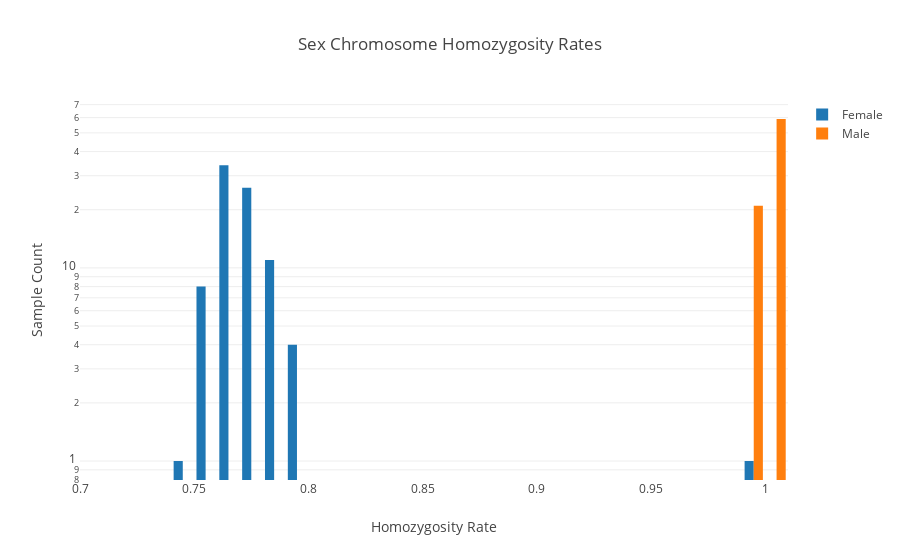

The cell this chart's notebook holds for it:
### Markdown cell above
Homozygosity rates on X chromosomes for men are expected to be near 1 because there should be no second X chromsome for which alternate alleles can exist (outside of the pseudoautosomal region).  An analysis of the HapMap Phase III data (the same data being used here) in [Inference of Unexpected Genetic Relatedness among Individuals in HapMap Phase III](https://www.cell.com/ajhg/fulltext/S0002-9297(10)00427-1#secd9962300e927) showed that women have a heterozygous/homozygous ratio on X of about .33 (see Figure 2A).  This means that in the histogram below, men should all cluster near one while women should cluster near 3/(3 + 1) = .75.  There is one clear outlier, which is also what ```plink``` found (see the companion analysis).

### Code cell
def df_gender_impute = df
    // Filter to X/Y chromosome
    .filter($"contigName" === "23")
    // Get per-sample call statistics
    .selectExpr("sample_call_summary_stats(genotypes, referenceAllele, alternateAlleles) as qc")
    .selectExpr("explode(qc) as qc")
    // Compute homozygosity rates for each person
    // See: https://github.com/projectglow/glow/blob/75ea111e0ba86001ea213df103373125b8732778/core/src/main/scala/io/projectglow/sql/expressions/SampleCallSummaryStats.scala#L162
    // for calculation
    .select($"qc.sampleId", (lit(1.0) - $"qc.nHet".cast("double") / $"qc.nCalled".cast("double")).as("homRate"))
    // Grab current gender assignment
    .join(
        dp.select($"sampleId", $"gender"),
        Seq("sampleId")
    )
    // Add imputed gender assignment
    .withColumn("imputedGender", when($"homRate" > .9 && $"gender" === "2", "1").otherwise($"gender"))

df_gender_impute.fn(d => {
        // Create histogram trace for each gender
        d.select("gender").dropDuplicates().map(_.getAs[String]("gender")).collect.map(g => 
            Histogram(
                x=d.filter($"gender" === g).map(_.getAs[Double]("homRate")).collect.toList, 
                // See https://www.cog-genomics.org/plink/1.9/formats#fam for encoding
                name=Map("1" -> "Male", "2" -> "Female")(g),
                xbins=Bins(0.7, 1.01, .01)
            )
        ).toSeq.plot(
            title="Sex Chromosome Homozygosity Rates",
            yaxis=Axis(`type`=AxisType.Log, title="Sample Count"),
            xaxis=Axis(title="Homozygosity Rate", range=(0.7, 1.01))
        )
    })

### Figure 1 — Plotly figure (JSON) as saved in the notebook; plotly's stock layout.template omitted (floating-point values rounded to 4 significant figures)
{"data": [{"name": "Female", "type": "histogram", "x": [0.7694, 0.7693, 0.7753, 0.7488, 0.7799, 0.7704, 0.784, 0.7621, 0.7756, 0.767, 0.778, 0.7562, 0.7824, 0.7617, 0.7568, 0.7632, 0.7608, 0.7819, 0.7705, 0.7675, 0.7596, 0.779, 0.7834, 0.776, 0.7694, 0.7666, 0.7709, 0.7637, 0.7696, 0.7642, 0.7908, 0.7814, 0.7616, 0.769, 0.7685, 0.77, 0.7741, 0.7793, 0.7816, 0.77, 0.7643, 0.7951, 0.7646, 0.7728, 0.7655, 0.7622, 0.7845, 0.7972, 0.7533, 0.7713, 0.7716, 0.7871, 0.7673, 0.7535, 0.7623, 0.7732, 0.7569, 0.7913, 0.7605, 0.7745, 0.7765, 0.7685, 0.7855, 0.7573, 0.7635, 0.7513, 0.7626, 0.7784, 0.7824, 0.7732, 0.7755, 0.7672, 0.7709, 0.7746, 0.7685, 0.7693, 0.7684, 0.7837, 0.7795, 0.7702, 0.7724, 0.7649, 0.7631, 0.9982, 0.7791], "xbins": {"end": 1.01, "size": 0.01, "start": 0.7}}, {"name": "Male", "type": "histogram", "x": [1, 1, 1, 1, 1.0, 1, 1.0, 1, 0.9999, 1, 1.0, 1, 1, 0.9999, 1, 1.0, 1, 1, 1, 1, 1, 1, 1.0, 0.9999, 1, 1, 0.9999, 1, 1.0, 1, 1, 1, 0.9938, 1, 1, 1, 1, 1, 1, 1.0, 1.0, 1, 1, 1, 1, 1, 1, 1, 1, 1, 1, 1.0, 1, 1, 0.9995, 1, 0.9988, 1, 1, 1, 1.0, 0.9998, 0.9993, 1, 1, 1, 1, 0.9999, 1, 1, 0.9998, 1, 1, 1, 1, 1, 1, 1, 1, 1], "xbins": {"end": 1.01, "size": 0.01, "start": 0.7}}], "layout": {"title": "Sex Chromosome Homozygosity Rates", "xaxis": {"range": [0.7, 1.01], "title": "Homozygosity Rate"}, "yaxis": {"title": "Sample Count", "type": "log"}}}
